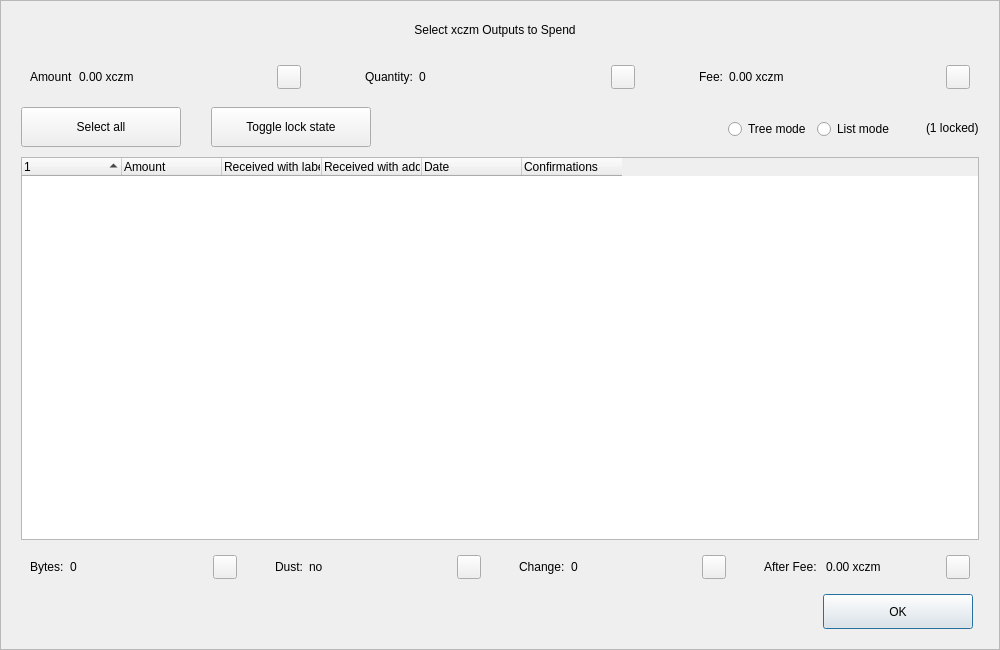
<?xml version="1.0" encoding="UTF-8"?>
<ui version="4.0">
 <class>CoinControlDialog</class>
 <widget class="QDialog" name="CoinControlDialog">
  <property name="geometry">
   <rect>
    <x>0</x>
    <y>0</y>
    <width>1000</width>
    <height>650</height>
   </rect>
  </property>
  <property name="minimumSize">
   <size>
    <width>950</width>
    <height>650</height>
   </size>
  </property>
  <property name="windowTitle">
   <string>Coin Selection</string>
  </property>
  <property name="styleSheet">
   <string notr="true"/>
  </property>
  <layout class="QVBoxLayout" name="verticalLayout">
   <property name="spacing">
    <number>0</number>
   </property>
   <property name="leftMargin">
    <number>0</number>
   </property>
   <property name="topMargin">
    <number>0</number>
   </property>
   <property name="rightMargin">
    <number>0</number>
   </property>
   <property name="bottomMargin">
    <number>0</number>
   </property>
   <item>
    <widget class="QFrame" name="frameContainer">
     <property name="toolTipDuration">
      <number>0</number>
     </property>
     <property name="frameShape">
      <enum>QFrame::StyledPanel</enum>
     </property>
     <property name="frameShadow">
      <enum>QFrame::Raised</enum>
     </property>
     <layout class="QVBoxLayout" name="verticalLayout_2">
      <property name="leftMargin">
       <number>0</number>
      </property>
      <property name="rightMargin">
       <number>0</number>
      </property>
      <property name="bottomMargin">
       <number>20</number>
      </property>
      <item>
       <layout class="QHBoxLayout" name="horizontalLayout_12">
        <property name="spacing">
         <number>0</number>
        </property>
        <property name="leftMargin">
         <number>20</number>
        </property>
        <property name="rightMargin">
         <number>30</number>
        </property>
        <item>
         <spacer name="horizontalSpacer_4">
          <property name="orientation">
           <enum>Qt::Horizontal</enum>
          </property>
          <property name="sizeHint" stdset="0">
           <size>
            <width>40</width>
            <height>20</height>
           </size>
          </property>
         </spacer>
        </item>
        <item>
         <widget class="QLabel" name="labelTitle">
          <property name="minimumSize">
           <size>
            <width>0</width>
            <height>40</height>
           </size>
          </property>
          <property name="maximumSize">
           <size>
            <width>16777215</width>
            <height>40</height>
           </size>
          </property>
          <property name="text">
           <string>Select xczm Outputs to Spend</string>
          </property>
          <property name="alignment">
           <set>Qt::AlignCenter</set>
          </property>
          <property name="margin">
           <number>7</number>
          </property>
         </widget>
        </item>
        <item>
         <spacer name="horizontalSpacer_5">
          <property name="orientation">
           <enum>Qt::Horizontal</enum>
          </property>
          <property name="sizeHint" stdset="0">
           <size>
            <width>40</width>
            <height>20</height>
           </size>
          </property>
         </spacer>
        </item>
       </layout>
      </item>
      <item>
       <layout class="QHBoxLayout" name="horizontalLayout_8">
        <property name="leftMargin">
         <number>20</number>
        </property>
        <property name="rightMargin">
         <number>20</number>
        </property>
        <item>
         <widget class="QWidget" name="layoutAmount" native="true">
          <layout class="QHBoxLayout" name="horizontalLayout_9" stretch="0,1,0">
           <item>
            <widget class="QLabel" name="labelCoinControlAmountText">
             <property name="text">
              <string>Amount</string>
             </property>
            </widget>
           </item>
           <item>
            <widget class="QLabel" name="labelCoinControlAmount">
             <property name="text">
              <string>0.00 xczm</string>
             </property>
            </widget>
           </item>
           <item alignment="Qt::AlignHCenter|Qt::AlignVCenter">
            <widget class="QPushButton" name="pushButtonAmount">
             <property name="minimumSize">
              <size>
               <width>0</width>
               <height>24</height>
              </size>
             </property>
             <property name="maximumSize">
              <size>
               <width>24</width>
               <height>26</height>
              </size>
             </property>
             <property name="focusPolicy">
              <enum>Qt::NoFocus</enum>
             </property>
             <property name="styleSheet">
              <string notr="true">padding-bottom:2px;
padding-right:4px;</string>
             </property>
             <property name="text">
              <string/>
             </property>
            </widget>
           </item>
          </layout>
         </widget>
        </item>
        <item>
         <spacer name="horizontalSpacer_2">
          <property name="orientation">
           <enum>Qt::Horizontal</enum>
          </property>
          <property name="sizeType">
           <enum>QSizePolicy::Fixed</enum>
          </property>
          <property name="sizeHint" stdset="0">
           <size>
            <width>40</width>
            <height>20</height>
           </size>
          </property>
         </spacer>
        </item>
        <item>
         <widget class="QWidget" name="layoutQuantity" native="true">
          <layout class="QHBoxLayout" name="horizontalLayout_10" stretch="0,1,0">
           <item>
            <widget class="QLabel" name="labelCoinControlQuantityText">
             <property name="text">
              <string>Quantity:</string>
             </property>
            </widget>
           </item>
           <item>
            <widget class="QLabel" name="labelCoinControlQuantity">
             <property name="text">
              <string>0</string>
             </property>
            </widget>
           </item>
           <item alignment="Qt::AlignHCenter|Qt::AlignVCenter">
            <widget class="QPushButton" name="pushButtonQuantity">
             <property name="minimumSize">
              <size>
               <width>0</width>
               <height>24</height>
              </size>
             </property>
             <property name="maximumSize">
              <size>
               <width>24</width>
               <height>26</height>
              </size>
             </property>
             <property name="focusPolicy">
              <enum>Qt::NoFocus</enum>
             </property>
             <property name="styleSheet">
              <string notr="true">padding-bottom:2px;
               padding-right:4px;</string>
             </property>
             <property name="text">
              <string/>
             </property>
            </widget>
           </item>
          </layout>
         </widget>
        </item>
        <item>
         <spacer name="horizontalSpacer_22">
          <property name="orientation">
           <enum>Qt::Horizontal</enum>
          </property>
          <property name="sizeType">
           <enum>QSizePolicy::Fixed</enum>
          </property>
          <property name="sizeHint" stdset="0">
           <size>
            <width>40</width>
            <height>20</height>
           </size>
          </property>
         </spacer>
        </item>
        <item>
         <widget class="QWidget" name="layoutFee" native="true">
          <layout class="QHBoxLayout" name="horizontalLayout_11" stretch="0,1,0">
           <item>
            <widget class="QLabel" name="labelCoinControlFeeText">
             <property name="text">
              <string>Fee:</string>
             </property>
            </widget>
           </item>
           <item>
            <widget class="QLabel" name="labelCoinControlFee">
             <property name="text">
              <string>0.00 xczm</string>
             </property>
            </widget>
           </item>
           <item alignment="Qt::AlignHCenter|Qt::AlignVCenter">
            <widget class="QPushButton" name="pushButtonFee">
             <property name="minimumSize">
              <size>
               <width>0</width>
               <height>24</height>
              </size>
             </property>
             <property name="maximumSize">
              <size>
               <width>24</width>
               <height>26</height>
              </size>
             </property>
             <property name="focusPolicy">
              <enum>Qt::NoFocus</enum>
             </property>
             <property name="styleSheet">
              <string notr="true">padding-bottom:2px;
               padding-right:4px;</string>
             </property>
             <property name="text">
              <string/>
             </property>
            </widget>
           </item>
          </layout>
         </widget>
        </item>
       </layout>
      </item>
      <item>
       <widget class="QFrame" name="frame">
        <property name="minimumSize">
         <size>
          <width>0</width>
          <height>40</height>
         </size>
        </property>
        <property name="styleSheet">
         <string notr="true">#frame {
	border:0;
}</string>
        </property>
        <property name="frameShape">
         <enum>QFrame::StyledPanel</enum>
        </property>
        <property name="frameShadow">
         <enum>QFrame::Sunken</enum>
        </property>
        <layout class="QHBoxLayout" name="horizontalLayout">
         <property name="spacing">
          <number>0</number>
         </property>
         <property name="leftMargin">
          <number>20</number>
         </property>
         <property name="topMargin">
          <number>0</number>
         </property>
         <property name="rightMargin">
          <number>20</number>
         </property>
         <property name="bottomMargin">
          <number>0</number>
         </property>
         <item>
          <layout class="QHBoxLayout" name="horizontalLayoutPanel" stretch="0,0,0,0,0,0">
           <property name="spacing">
            <number>20</number>
           </property>
           <item>
            <widget class="QPushButton" name="pushButtonSelectAll">
             <property name="sizePolicy">
              <sizepolicy hsizetype="Maximum" vsizetype="Fixed">
               <horstretch>0</horstretch>
               <verstretch>0</verstretch>
              </sizepolicy>
             </property>
             <property name="minimumSize">
              <size>
               <width>160</width>
               <height>40</height>
              </size>
             </property>
             <property name="maximumSize">
              <size>
               <width>16777215</width>
               <height>40</height>
              </size>
             </property>
             <property name="text">
              <string>Select all</string>
             </property>
             <property name="checkable">
              <bool>true</bool>
             </property>
             <property name="checked">
              <bool>false</bool>
             </property>
             <property name="autoExclusive">
              <bool>false</bool>
             </property>
             <property name="autoDefault">
              <bool>false</bool>
             </property>
            </widget>
           </item>
           <item>
            <spacer name="horizontalSpacer_6">
             <property name="orientation">
              <enum>Qt::Horizontal</enum>
             </property>
             <property name="sizeType">
              <enum>QSizePolicy::Fixed</enum>
             </property>
             <property name="sizeHint" stdset="0">
              <size>
               <width>10</width>
               <height>20</height>
              </size>
             </property>
            </spacer>
           </item>
           <item>
            <widget class="QPushButton" name="pushButtonToggleLock">
             <property name="sizePolicy">
              <sizepolicy hsizetype="Maximum" vsizetype="Fixed">
               <horstretch>0</horstretch>
               <verstretch>0</verstretch>
              </sizepolicy>
             </property>
             <property name="minimumSize">
              <size>
               <width>160</width>
               <height>40</height>
              </size>
             </property>
             <property name="maximumSize">
              <size>
               <width>16777215</width>
               <height>40</height>
              </size>
             </property>
             <property name="text">
              <string>Toggle lock state</string>
             </property>
             <property name="checkable">
              <bool>true</bool>
             </property>
             <property name="autoExclusive">
              <bool>false</bool>
             </property>
             <property name="autoDefault">
              <bool>false</bool>
             </property>
            </widget>
           </item>
           <item>
            <spacer name="horizontalSpacer_7">
             <property name="orientation">
              <enum>Qt::Horizontal</enum>
             </property>
             <property name="sizeType">
              <enum>QSizePolicy::Expanding</enum>
             </property>
             <property name="sizeHint" stdset="0">
              <size>
               <width>30</width>
               <height>20</height>
              </size>
             </property>
            </spacer>
           </item>
           <item alignment="Qt::AlignRight">
            <widget class="QGroupBox" name="groupBox_2">
             <property name="styleSheet">
              <string notr="true">#groupBox_2 {
    background-color:transparent;
    border-radius:0;
}</string>
             </property>
             <property name="title">
              <string/>
             </property>
             <layout class="QHBoxLayout" name="horizontalLayout_14">
              <item>
               <widget class="QRadioButton" name="radioTreeMode">
                <property name="sizePolicy">
                 <sizepolicy hsizetype="Maximum" vsizetype="Fixed">
                  <horstretch>0</horstretch>
                  <verstretch>0</verstretch>
                 </sizepolicy>
                </property>
                <property name="text">
                 <string>Tree mode</string>
                </property>
               </widget>
              </item>
              <item>
               <widget class="QRadioButton" name="radioListMode">
                <property name="sizePolicy">
                 <sizepolicy hsizetype="Maximum" vsizetype="Fixed">
                  <horstretch>0</horstretch>
                  <verstretch>0</verstretch>
                 </sizepolicy>
                </property>
                <property name="text">
                 <string>List mode</string>
                </property>
                <property name="checked">
                 <bool>false</bool>
                </property>
               </widget>
              </item>
             </layout>
            </widget>
           </item>
           <item>
            <widget class="QLabel" name="labelLocked">
             <property name="text">
              <string>(1 locked)</string>
             </property>
            </widget>
           </item>
          </layout>
         </item>
        </layout>
       </widget>
      </item>
      <item>
       <layout class="QHBoxLayout" name="horizontalLayout_13">
        <property name="leftMargin">
         <number>20</number>
        </property>
        <property name="rightMargin">
         <number>20</number>
        </property>
        <item>
         <widget class="CoinControlTreeWidget" name="treeWidget">
          <property name="contextMenuPolicy">
           <enum>Qt::CustomContextMenu</enum>
          </property>
          <property name="styleSheet">
           <string notr="true"/>
          </property>
          <property name="sortingEnabled">
           <bool>false</bool>
          </property>
          <property name="columnCount">
           <number>6</number>
          </property>
          <attribute name="headerShowSortIndicator" stdset="0">
           <bool>true</bool>
          </attribute>
          <attribute name="headerStretchLastSection">
           <bool>false</bool>
          </attribute>
          <column>
           <property name="text">
            <string/>
           </property>
          </column>
          <column>
           <property name="text">
            <string>Amount</string>
           </property>
          </column>
          <column>
           <property name="text">
            <string>Received with label</string>
           </property>
          </column>
          <column>
           <property name="text">
            <string>Received with address</string>
           </property>
          </column>
          <column>
           <property name="text">
            <string>Date</string>
           </property>
          </column>
          <column>
           <property name="text">
            <string>Confirmations</string>
           </property>
           <property name="toolTip">
            <string>Confirmed</string>
           </property>
          </column>
         </widget>
        </item>
       </layout>
      </item>
      <item>
       <layout class="QHBoxLayout" name="horizontalLayout_3">
        <property name="spacing">
         <number>20</number>
        </property>
        <property name="leftMargin">
         <number>20</number>
        </property>
        <property name="rightMargin">
         <number>20</number>
        </property>
        <item>
         <widget class="QWidget" name="layoutBytes" native="true">
          <layout class="QHBoxLayout" name="horizontalLayout_4" stretch="0,1,0">
           <item>
            <widget class="QLabel" name="labelCoinControlBytesText">
             <property name="text">
              <string>Bytes:</string>
             </property>
            </widget>
           </item>
           <item>
            <widget class="QLabel" name="labelCoinControlBytes">
             <property name="text">
              <string>0</string>
             </property>
            </widget>
           </item>
           <item alignment="Qt::AlignHCenter|Qt::AlignVCenter">
            <widget class="QPushButton" name="pushButtonBytes">
             <property name="minimumSize">
              <size>
               <width>0</width>
               <height>24</height>
              </size>
             </property>
             <property name="maximumSize">
              <size>
               <width>24</width>
               <height>26</height>
              </size>
             </property>
             <property name="focusPolicy">
              <enum>Qt::NoFocus</enum>
             </property>
             <property name="styleSheet">
              <string notr="true">padding-bottom:2px;
               padding-right:4px;</string>
             </property>
             <property name="text">
              <string/>
             </property>
            </widget>
           </item>
          </layout>
         </widget>
        </item>
        <item>
         <widget class="QWidget" name="layoutDust" native="true">
          <layout class="QHBoxLayout" name="horizontalLayout_5" stretch="0,1,0">
           <item>
            <widget class="QLabel" name="labelCoinControlLowOutputText">
             <property name="text">
              <string>Dust:</string>
             </property>
            </widget>
           </item>
           <item>
            <widget class="QLabel" name="labelCoinControlLowOutput">
             <property name="text">
              <string>no</string>
             </property>
            </widget>
           </item>
           <item alignment="Qt::AlignHCenter|Qt::AlignVCenter">
            <widget class="QPushButton" name="pushButtonDust">
             <property name="minimumSize">
              <size>
               <width>0</width>
               <height>24</height>
              </size>
             </property>
             <property name="maximumSize">
              <size>
               <width>24</width>
               <height>26</height>
              </size>
             </property>
             <property name="focusPolicy">
              <enum>Qt::NoFocus</enum>
             </property>
             <property name="styleSheet">
              <string notr="true">padding-bottom:2px;
               padding-right:4px;</string>
             </property>
             <property name="text">
              <string/>
             </property>
            </widget>
           </item>
          </layout>
         </widget>
        </item>
        <item>
         <widget class="QWidget" name="layoutChange" native="true">
          <layout class="QHBoxLayout" name="horizontalLayout_6" stretch="0,1,0">
           <item>
            <widget class="QLabel" name="labelCoinControlChangeText">
             <property name="text">
              <string>Change:</string>
             </property>
            </widget>
           </item>
           <item>
            <widget class="QLabel" name="labelCoinControlChange">
             <property name="text">
              <string>0</string>
             </property>
            </widget>
           </item>
           <item alignment="Qt::AlignHCenter|Qt::AlignVCenter">
            <widget class="QPushButton" name="pushButtonChange">
             <property name="minimumSize">
              <size>
               <width>0</width>
               <height>24</height>
              </size>
             </property>
             <property name="maximumSize">
              <size>
               <width>24</width>
               <height>26</height>
              </size>
             </property>
             <property name="focusPolicy">
              <enum>Qt::NoFocus</enum>
             </property>
             <property name="styleSheet">
              <string notr="true">padding-bottom:2px;
               padding-right:4px;</string>
             </property>
             <property name="text">
              <string/>
             </property>
            </widget>
           </item>
          </layout>
         </widget>
        </item>
        <item>
         <widget class="QWidget" name="layoutAfter" native="true">
          <layout class="QHBoxLayout" name="horizontalLayout_7" stretch="0,1,0">
           <item>
            <widget class="QLabel" name="labelCoinControlAfterFeeText">
             <property name="text">
              <string>After Fee: </string>
             </property>
            </widget>
           </item>
           <item>
            <widget class="QLabel" name="labelCoinControlAfterFee">
             <property name="text">
              <string>0.00 xczm</string>
             </property>
            </widget>
           </item>
           <item alignment="Qt::AlignHCenter|Qt::AlignVCenter">
            <widget class="QPushButton" name="pushButtonAlterFee">
             <property name="minimumSize">
              <size>
               <width>0</width>
               <height>24</height>
              </size>
             </property>
             <property name="maximumSize">
              <size>
               <width>24</width>
               <height>26</height>
              </size>
             </property>
             <property name="focusPolicy">
              <enum>Qt::NoFocus</enum>
             </property>
             <property name="styleSheet">
              <string notr="true">padding-bottom:2px;
               padding-right:4px;</string>
             </property>
             <property name="text">
              <string/>
             </property>
            </widget>
           </item>
          </layout>
         </widget>
        </item>
       </layout>
      </item>
      <item>
       <layout class="QHBoxLayout" name="horizontalLayout_2">
        <property name="spacing">
         <number>0</number>
        </property>
        <property name="leftMargin">
         <number>20</number>
        </property>
        <property name="rightMargin">
         <number>26</number>
        </property>
        <item>
         <spacer name="horizontalSpacer_3">
          <property name="orientation">
           <enum>Qt::Horizontal</enum>
          </property>
          <property name="sizeHint" stdset="0">
           <size>
            <width>558</width>
            <height>20</height>
           </size>
          </property>
         </spacer>
        </item>
        <item>
         <widget class="QPushButton" name="pushButtonOk">
          <property name="minimumSize">
           <size>
            <width>150</width>
            <height>35</height>
           </size>
          </property>
          <property name="text">
           <string>OK</string>
          </property>
         </widget>
        </item>
       </layout>
      </item>
     </layout>
    </widget>
   </item>
  </layout>
 </widget>
 <customwidgets>
  <customwidget>
   <class>CoinControlTreeWidget</class>
   <extends>QTreeWidget</extends>
   <header>coincontroltreewidget.h</header>
  </customwidget>
 </customwidgets>
 <resources/>
 <connections/>
</ui>
